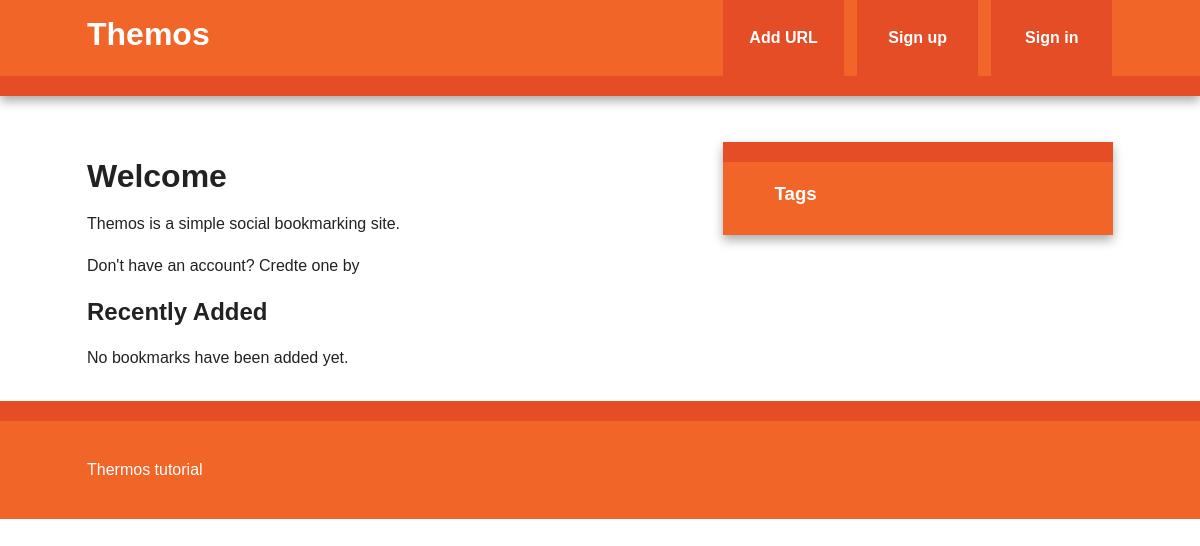
The page /index on the database as committed earlier.
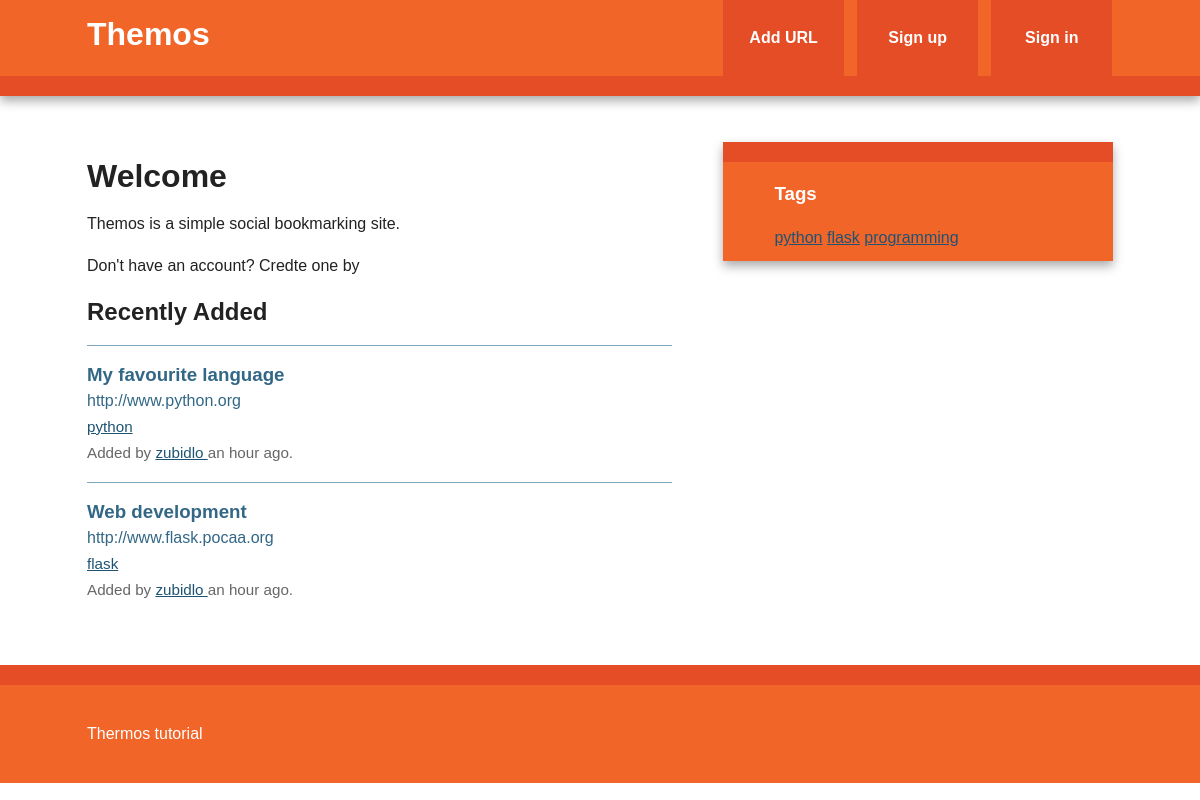
The same page on the database as committed later.
### thermos/models.py (models this page shows, shortened)
class Bookmark(db.Model):
    id = db.Column(db.Integer, primary_key=True)
    url = db.Column(db.Text, nullable=False)
    date = db.Column(db.DateTime, default=datetime.utcnow())
    description = db.Column(db.String(300))
    user_id = db.Column(db.Integer, db.ForeignKey('user.id'), nullable=False)
    _tags = db.relationship('Tag', secondary=tags,
                            backref=db.backref('bookmarks', lazy='dynamic'))
    @staticmethod
    def newest(num):
        return Bookmark.query.order_by(desc(Bookmark.date)).limit(num)
    @property
    def tags(self):
        return ','.join(t.name for t in self._tags)
    @tags.setter
    def tags(self, string):
        """
        tags setter
        """
        if string:
            self._tags = [Tag.get_or_create(name) for name in string.split(',')]

class Tag(db.Model):
    id = db.Column(db.Integer, primary_key=True)
    name = db.Column(db.String(25), nullable=False, unique=True, index=True)
    @staticmethod
    def all():
        return Tag.query.all()
    def __repr__(self):
        return self.name

class User(db.Model, UserMixin):
    id = db.Column(db.Integer, primary_key=True)
    username = db.Column(db.String(80), unique=True)
    email = db.Column(db.String(120), unique=True)
    bookmarks = db.relationship('Bookmark', backref='user', lazy='dynamic')
    password_hash = db.Column(db.String)
    @property
    def password(self):
        """
        getter not implemented
        """
        raise AttributeError('password: write-only filed')

### thermos/views.py (the view)
@app.route('/')
@app.route('/index')
def index():
    return render_template('index.html', new_bookmarks=Bookmark.newest(5))

### thermos/views.py (called while the page is built)
@app.context_processor
def inject_tags():
    return dict(all_tags=Tag.all)

### thermos/templates/index.html (shortened to what this page needs)
{% extends "base.html" %}
{% block content %}
    <article>
        <header>
            <h1>Welcome</h1>
            <p>Themos is a simple social bookmarking site.</p>
            <p>
                Don't have an account? Credte one by
            </p>
        </header>
        <section>
            <h2>Recently Added</h2>
            {% if new_bookmarks.count() > 0 %}
                {% with bookmarks=new_bookmarks %}
                    {% include "bookmark_list.html" %}
                {% endwith %}
            {% else %}
                No bookmarks have been added yet.
            {% endif %}
        </section>
    </article>
{% endblock %}

### thermos/templates/base.html (shortened to what this page needs)
<!doctype html>
<html class="no-js" lang="">
    <head>
        {% block styles %}
            <link rel="stylesheet" href="{{ url_for('static', filename='css/normalize.min.css') }}">
            <link rel="stylesheet" href="{{ url_for('static', filename='css/main.css') }}">
        {% endblock %}
    </head>
    <body>
        <div class="header-container">
            <header class="wrapper clearfix">
                <a href="{{ url_for('index') }}"><h1 class="title">Themos</h1></a>
                <nav>
                    <ul>
                        <li><a href="{{ url_for('add') }}">Add URL</a></li>
                        {% if current_user.is_authenticated %}
                            <li><a href="{{ url_for('user', username=current_user.username) }}">My Links</a></li>
                            <li><a href="{{ url_for('logout') }}">Sign out</a></li>
                        {% else %}
                            <li><a href="{{ url_for('signup') }}">Sign up</a></li>
                            <li><a href="{{ url_for('login') }}">Sign in</a></li>
                        {% endif %}
                    </ul>
                </nav>
            </header>
        </div>
        <div class="main-container">
            <div class="main wrapper clearfix">
                {% block content %}
                {% endblock %}
                {% block sidebar %}
                    <aside>
                        <h3>Tags</h3>
                        {% for t in all_tags() %}
                            <a href="{{ url_for('tag', name=t) }}">{{ t }}</a>
                        {% endfor %}
                    </aside>
                {% endblock %}
            </div>
        </div>
        <div class="footer-container">
            <footer class="wrapper">
                <p>Thermos tutorial</p>
            </footer>
        </div>
    </body>
</html>

### thermos/templates/bookmark_list.html
<ul class="bookmarks">
    {% for bookmark in bookmarks %}
        {% include "bookmark.html" %}
    {% endfor %}
</ul>

### thermos/templates/bookmark.html (shortened to what this page needs)
<div class="bookmark">
    <a class="header" href="{{ bookmark.url }}">
        <h3 class="description">
            {{ bookmark.description|truncate(50, killwords=True) }}
        </h3>
        <span class="url">
            {{ bookmark.url|truncate(50, killwords=True) }}
        </span>
    </a>
    <div class="info">
        <span class="tags">
            {% if bookmark.tags %}
                {% for t in bookmark._tags %}
                    <a href="{{ url_for('tag', name=t) }}">{{ t }}</a>
                {% endfor %}
            {% else %}
                No tags.
            {% endif %}
        </span>
        <br>
        Added by
        <a href="{{ url_for('user', username=bookmark.user.username) }}">
            {{ bookmark.user.username }}
        </a>
        {{ moment(bookmark.date).fromNow() }}.
    </div>
</div>

### thermos/static/css/main.css (style rules this page uses)
html { color: #222; font-size: 1em; line-height: 1.4; }
body { font: 16px/26px Helvetica, Helvetica Neue, Arial; }
.wrapper { width: 90%; margin: 0 5%; }
.header-container { border-bottom: 20px solid #e44d26; }
.footer-container, .main aside { border-top: 20px solid #e44d26; }
.header-container, .footer-container, .main aside { background: #f16529; }
.title { color: white; }
nav ul { margin: 0; padding: 0; list-style-type: none; }
nav a { display: block; margin-bottom: 10px; padding: 15px 0; text-align: center; text-decoration: none; font-weight: bold; color: white; background: #e44d26; }
.main { padding: 30px 0; }
.main article h1 { font-size: 2em; }
.main aside { color: white; padding: 0px 5% 10px; }
.footer-container footer { color: white; padding: 20px 0; }
a,a:visited { color: #1e5373; }
ul.bookmarks { list-style: none none; padding-left: 0; }
.bookmark { padding-bottom: .5em; border-top: 1px solid #7ea6bf; padding: 1em 0; }
a.header { color: #326786; text-decoration: none; display: block; }
a.header h3 { margin: 0 0; }
div.info { font-size: .95em; color: #666666; }
@media only screen and (min-width: 480px) { nav a { float: left; width: 27%; margin: 0 1.7%; padding: 25px 2%; margin-bottom: 0; } }
@media only screen and (min-width: 480px) { nav li:first-child a { margin-left: 0; } }
@media only screen and (min-width: 480px) { nav li:last-child a { margin-right: 0; } }
@media only screen and (min-width: 480px) { nav ul li { display: inline; } }
@media only screen and (min-width: 768px) { .header-container, .main aside { -webkit-box-shadow: 0 5px 10px #aaa; -moz-box-shadow: 0 5px 10px #aaa; box-shadow: 0 5px 10px #aaa; } }
@media only screen and (min-width: 768px) { .title { float: left; } }
@media only screen and (min-width: 768px) { nav { float: right; width: 38%; } }
@media only screen and (min-width: 768px) { .main article { float: left; width: 57%; } }
@media only screen and (min-width: 768px) { .main aside { float: right; width: 28%; } }
@media only screen and (min-width: 1140px) { .wrapper { width: 1026px; margin: 0 auto; } }
.clearfix:before, .clearfix:after { content: " "; display: table; }
.clearfix:after { clear: both; }
.clearfix { *zoom: 1; }

Rows that differ between the two databases and show on the page:
added Bookmark: description "My favourite language", url "http://www.python.org", user.username "zubidlo", date "an hour ago"
added Tag: name "python"
added Bookmark: description "Web development", url "http://www.flask.pocaa.org", user.username "zubidlo", date "an hour ago"
added Tag: name "flask"
added Tag: name "programming", shown under "Tags"
Other text that changed with them:
text no longer shown: "No bookmarks have been added yet."
